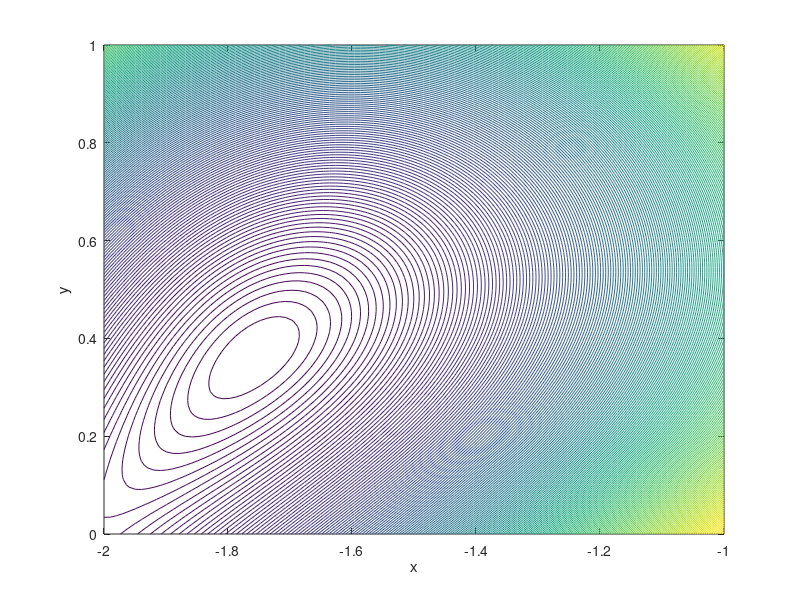

Write MATLAB code to recreate this figure. (Note: this script raises an error after producing the figure.)
%%% plot figure %%%
X_1 = linspace(-2, -1, 100);
Y_1 = linspace(0,   1, 100);
[X_1,Y_1] = meshgrid(X_1, Y_1);
Z_1 = Y_1 .* sin(X_1 + Y_1) - X_1 .* sin(X_1 - Y_1);
figure1 = figure('Name','Contour','NumberTitle','off');
contour(X_1, Y_1, Z_1, 200)
xlabel('x')
ylabel('y')
hold on;
X_zero = [-1; 1];
X      = X_zero; % current  X
X_prev = X_zero; % previous X
gradient_tol = 1e-7;
li_tol = 1e-3; % linear serach
global cost_iteration gradient_iteration
cost_iteration = 0;
gradient_iteration = 0;
dJ = gradient(X)';
dJ_prev = gradient(X_prev)';
epsilon = 0.01;
counter = 0;
counter = counter + 1;
choice = menu('Choose Method','Steepest Descent + Quadratic Interpolation'...
    ,'Steepest Descent + Golden Section', 'BFGS + Quadratic Interpolation'...
    , 'BFGS + Golden Section');
if choice == 4
    % BFGS + Golden Section
    tic
    while norm(dJ, 2) > gradient_tol
        counter = counter + 1;
        fprintf('Iteration No. %3i\tGradient Norm = %1.4e\n', counter, norm(dJ, 2))
        if isequal(X, X_prev)
            B = eye(2);
            search_dir = -B * dJ;
            [a, b, c, ~, f_b, ~] = bracketing(X, search_dir, epsilon);
            lambda = golden_section(a, b, c, f_b, search_dir, X, li_tol);
            X_prev = X;
            X = X + lambda * search_dir;
            dJ_prev = dJ;
            dJ = gradient(X)';
            x(1) = X_prev(1);
            y(1) = X_prev(2);
            x(2) = X(1);
            y(2) = X(2);
            quiver(x(1), y(1), x(2)-x(1), y(2)-y(1), 1)
            continue
        end
        d =  X -  X_prev;
        g = dJ - dJ_prev;
        search_dir = BFGS(B, d, g, dJ);
        [a, b, c, ~, f_b, ~] = bracketing(X, search_dir, epsilon);
        lambda = golden_section(a, b, c, f_b, search_dir, X, li_tol);
        X_prev = X;
        X = X + lambda * search_dir;
        dJ_prev = dJ;
        dJ = gradient(X)';
        x(1) = X_prev(1);
        y(1) = X_prev(2);
        x(2) = X(1);
        y(2) = X(2);
        quiver(x(1), y(1), x(2)-x(1), y(2)-y(1), 1)
    end
    fprintf('Elapsed time = %1.8f sec\n', toc)
end
if choice == 3
    tic
    % BFGS + Quadratic Interpolation
    while norm(dJ, 2) > gradient_tol
        counter = counter + 1;
        fprintf('Iteration No. %3i\tGradient Norm = %1.4e\n', counter, norm(dJ, 2))
        if isequal(X, X_prev)
            B = eye(2);
            search_dir = -B * dJ;
            [a, b, c, ~, f_b, ~] = bracketing(X, search_dir, epsilon);
            lambda = quadratic_interpolation(a, b, c, search_dir, X, li_tol);
            X_prev = X;
            X = X + lambda * search_dir;
            dJ_prev = dJ;
            dJ = gradient(X)';
            x(1) = X_prev(1);
            y(1) = X_prev(2);
            x(2) = X(1);
            y(2) = X(2);
            quiver(x(1), y(1), x(2)-x(1), y(2)-y(1), 1)
            continue
        end
        d =  X -  X_prev;
        g = dJ - dJ_prev;
        search_dir = BFGS(B, d, g, dJ);
        [a, b, c, ~, f_b, ~] = bracketing(X, search_dir, epsilon);
        if ~(a == 0 && b == 0 && c == 0)
            lambda = golden_section(a, b, c, f_b, search_dir, X, li_tol);
        end
        X_prev = X;
        X = X + lambda * search_dir;
        dJ_prev = dJ;
        dJ = gradient(X)';
        x(1) = X_prev(1);
        y(1) = X_prev(2);
        x(2) = X(1);
        y(2) = X(2);
        quiver(x(1), y(1), x(2)-x(1), y(2)-y(1), 1)
    end
    fprintf('Elapsed time = %1.8f sec\n', toc)
end

if choice == 1
    tic
    % Steepest Descent + Quadratic Interpolation
    while norm(dJ, 2) > gradient_tol
        counter = counter + 1;
        fprintf('Iteration No. %3i\tGradient Norm = %1.4e\n', counter, norm(dJ, 2))
        X_prev = X;
        search_dir = steepest_decsent(dJ);
        [a, b, c, ~, f_b, ~] = bracketing(X, search_dir, epsilon);
        if ~(a == 0 && b == 0 && c == 0)
            lambda = quadratic_interpolation(a, b, c ,search_dir, X, li_tol);
        end
        X = X + lambda * search_dir;
        dJ = gradient(X)';
        x(1) = X_prev(1);
        y(1) = X_prev(2);
        x(2) = X(1);
        y(2) = X(2);
        quiver(x(1), y(1), x(2)-x(1), y(2)-y(1), 1)
    end
    fprintf('Elapsed time = %1.8f sec\n', toc)
end

if choice == 2
    tic
    % Steepest Descent + Golden Section
    while abs(dJ) > gradient_tol
        X_prev = X;
        counter = counter + 1;
        fprintf('Iteration No. %3i\tGradient Norm = %1.4e\n', counter, norm(dJ, 2))
        search_dir = steepest_decsent(dJ);
        [a, b, c, ~, f_b, ~] = bracketing(X, search_dir, epsilon);
        if ~(a == 0 && b == 0 && c == 0)
            lambda = golden_section(a, b, c, f_b, search_dir, X, li_tol);
        end
        X = X + lambda * search_dir;
        dJ = gradient(X)';
        x(1) = X_prev(1);
        y(1) = X_prev(2);
        x(2) = X(1);
        y(2) = X(2);
        quiver(x(1), y(1), x(2)-x(1), y(2)-y(1), 1)
    end
    fprintf('Elapsed time = %1.8f sec\n', toc)
end
%%% printer %%%
switch choice
    case 1
        fprintf('Steepest Descent + Quadratic Interpolation--> gradient iteration = %.0f, cost_iteration = %.0f\n'...
            , gradient_iteration, cost_iteration);
        print(figure1, '../../Figure/Q1/part b Steepest Descent + Quadratic Interpolation.png','-dpng','-r300')
    case 2
        fprintf('Steepest Descent + Golden Section--> gradient iteration = %.0f, cost_iteration = %.0f\n'...
            , gradient_iteration, cost_iteration);
        print(figure1, '../../Figure/Q1/part b Steepest Descent + Golden Section.png','-dpng','-r300')
    case 3
        fprintf('BFGS + Quadratic Interpolation--> gradient iteration = %.0f, cost_iteration = %.0f\n'...
            , gradient_iteration, cost_iteration);
        print(figure1, '../../Figure/Q1/part b BFGS + Quadratic Interpolation.png','-dpng','-r300')
    otherwise
        fprintf('BFGS + Golden Section--> gradient iteration = %.0f, cost_iteration = %.0f\n'...
            , gradient_iteration, cost_iteration);
        print(figure1, '../../Figure/Q1/part b BFGS + Golden Section.png','-dpng','-r300')
end
%==========================================================================
% FUNCTIONS
%==========================================================================
% Cost function %
function J = cost(X)
global cost_iteration
cost_iteration = cost_iteration + 1;
x = X(1);
y = X(2);
J = y * sin(x + y) - x * sin(x - y);
end
function dJ = gradient(X)
global gradient_iteration
gradient_iteration = gradient_iteration + 1;
x = X(1);
y = X(2);
% df/dx
dJ(1) = y * cos(x + y) - sin(x - y) - x * cos(x - y);
% df/dy
dJ(2) = y * cos(x + y) + sin(x + y) + x * cos(x - y);
end
%======================================================================
% Search Direction
%======================================================================
% In this section, search direction is  found using gradient as follows:
%----------------------------------------------------------------------
%----------------------------------------------------------------------
%----------------------------------------------------------------------
% --------------      Steepest Decsent(Cauchy)         ----------------
function search_dir = steepest_decsent(dJ)
search_dir = - dJ;
end
% -------------------------      BFGS         --------------------------
function search_dir = BFGS(B, d, g, dJ)
% d =  X -  X_prev
% g = dJ - dJ_prev
B = B + d * d' / (d' * g) * (1 + g' * B * g / (d' * g)) - ...
    B * g * d' / (d' * g) - d * g' * B /  (d' * g);
search_dir = -B * dJ;
end
%======================================================================
% Bracketing
%======================================================================
% In this section, Bracket is  found using golden number(1.618)
function [a, b, c, f_a, f_b, f_c] = bracketing(X, search_dir, epsilon)
a =       0;
b = epsilon;
X_a = X + a * search_dir;
X_b = X + b * search_dir;
f_a = cost(X_a);
f_b = cost(X_b);
counter = 1;
while f_a <= f_b
    counter = counter + 1;
    epsilon = epsilon / 2;
    b = epsilon;
    X_b = X + b * -search_dir;
    f_b = cost(X_b);
    if counter == 100
        break
    end
    if b == 0
        c = 0;
        f_c = 0;
        return;
    end
    
end
gamma = 1.618; % golden number
c = b + gamma * (b - a);
X_c = X + c * search_dir;
f_c = cost(X_c);
while f_b > f_c
    a = b;
    b = c;
    c = b + gamma * (b - a);
    X_a = X_b;
    X_b = X_c;
    X_c = X + c * search_dir;
    f_b = cost(X_b);
    f_c = cost(X_c);
end
f_a = cost(X_a);
end
%----------------------------------------------------------------------
%----------------------------------------------------------------------
%----------------------------------------------------------------------
% ---------------     Quadratic Interpolation         -----------------
function lambda_tilda = quadratic_interpolation(A_QI, B_QI, C_QI, search_dir,...
    X, tol)
X_a = X + A_QI * search_dir;
X_b = X + B_QI * search_dir;
X_c = X + C_QI * search_dir;
f_a = cost(X_a);
f_b = cost(X_b);
f_c = cost(X_c);
% three equation and three unknown %
a = (f_a * B_QI * C_QI * (C_QI - B_QI) + f_b * C_QI * A_QI * (A_QI - C_QI) + f_c * A_QI * B_QI * (B_QI - A_QI))...
    /((A_QI - B_QI) * (B_QI - C_QI) * (C_QI - A_QI));
b = (f_a * (B_QI^2 - C_QI^2) + f_b * (C_QI^2 - A_QI^2) + f_c * (A_QI^2 - B_QI^2))...
    /((A_QI - B_QI) * (B_QI - C_QI) * (C_QI - A_QI));
c = -(f_a * (B_QI - C_QI) + f_b * (C_QI - A_QI) + f_c * (A_QI - B_QI))...
    /((A_QI - B_QI) * (B_QI - C_QI) * (C_QI - A_QI));
lambda_tilda = -b / (2 * c);
% Quadratic function h(lambda) = a + b * lambda + c * lambda^2
h = a + b * lambda_tilda + c * lambda_tilda^2;
X_lambda = X + lambda_tilda * search_dir;
f_lambda_tilda = cost(X_lambda);
while abs((h - f_lambda_tilda) / f_lambda_tilda) >= tol
    if lambda_tilda > B_QI && f_lambda_tilda < f_b
        A_QI = B_QI;
        B_QI = lambda_tilda;
    elseif lambda_tilda > B_QI && f_lambda_tilda > f_b
        C_QI = lambda_tilda;
    elseif lambda_tilda < B_QI && f_lambda_tilda < f_b
        C_QI = B_QI;
        B_QI = lambda_tilda;
    else
        A_QI = lambda_tilda;
    end
    X_a = X + A_QI * search_dir;
    X_b = X + B_QI * search_dir;
    X_c = X + C_QI * search_dir;
    f_a = cost(X_a);
    f_b = cost(X_b);
    f_c = cost(X_c);
    % three equation and three unknown %
    a = (f_a * B_QI * C_QI * (C_QI - B_QI) + f_b * C_QI * A_QI * (A_QI - C_QI) + f_c * A_QI * B_QI * (B_QI - A_QI))...
        /((A_QI - B_QI) * (B_QI - C_QI) * (C_QI - A_QI));
    b = (f_a * (B_QI^2 - C_QI^2) + f_b * (C_QI^2 - A_QI^2) + f_c * (A_QI^2 - B_QI^2))...
        /((A_QI - B_QI) * (B_QI - C_QI) * (C_QI - A_QI));
    c = -(f_a * (B_QI - C_QI) + f_b * (C_QI - A_QI) + f_c * (A_QI - B_QI))...
        /((A_QI - B_QI) * (B_QI - C_QI) * (C_QI - A_QI));
    lambda_tilda = -b / (2 * c);
    % Quadratic function h(lambda) = a + b * lambda + c * lambda^2
    h = a + b * lambda_tilda + c * lambda_tilda^2;
    X_lambda = X + lambda_tilda * search_dir;
    f_lambda_tilda = cost(X_lambda);
end
end
%----------------------------------------------------------------------
%----------------------------------------------------------------------
%----------------------------------------------------------------------
% -------------------      Golden Section         ---------------------
function lambda_tilda = golden_section(a, b, c, f_b,...
    search_dir, X, tol)
% cuase we use golden number in bracketing a = a b = x_1 c = b
% a is lower and b is upper
% initial condition from bracketing
goldnum = .618;
f_1 = f_b;
%f_b = f_c;
x_1 = b;
b   = c;
d   = (b - a) * goldnum;
x_2 = a + d;
X_2 = X + x_2 * search_dir;
f_2 = cost(X_2);
while abs(a - b) > tol
    if f_1 > f_2
        % new a
        a   = x_1;
        %f_a = f_1;
        % new x_1
        x_1 = x_2;
        f_1 = f_2;
        % new x_2
        d   = (b - a) * goldnum;
        x_2 = a + d;
        X_2 = X + x_2 * search_dir;
        f_2 = cost(X_2);
    elseif f_2 > f_1
        % new b
        b = x_2;
        %f_b = f_2;
        % new x_2
        x_2 = x_1;
        f_2 = f_1;
        % new x_1
        d   = (b - a) * goldnum;
        x_1 = b - d;
        X_1 = X + x_1 * search_dir;
        f_1 = cost(X_1);
    else
        a = (x_1 + x_2) / 2;
        b = a;
    end
end
lambda_tilda = (x_1 + x_2) / 2;
end